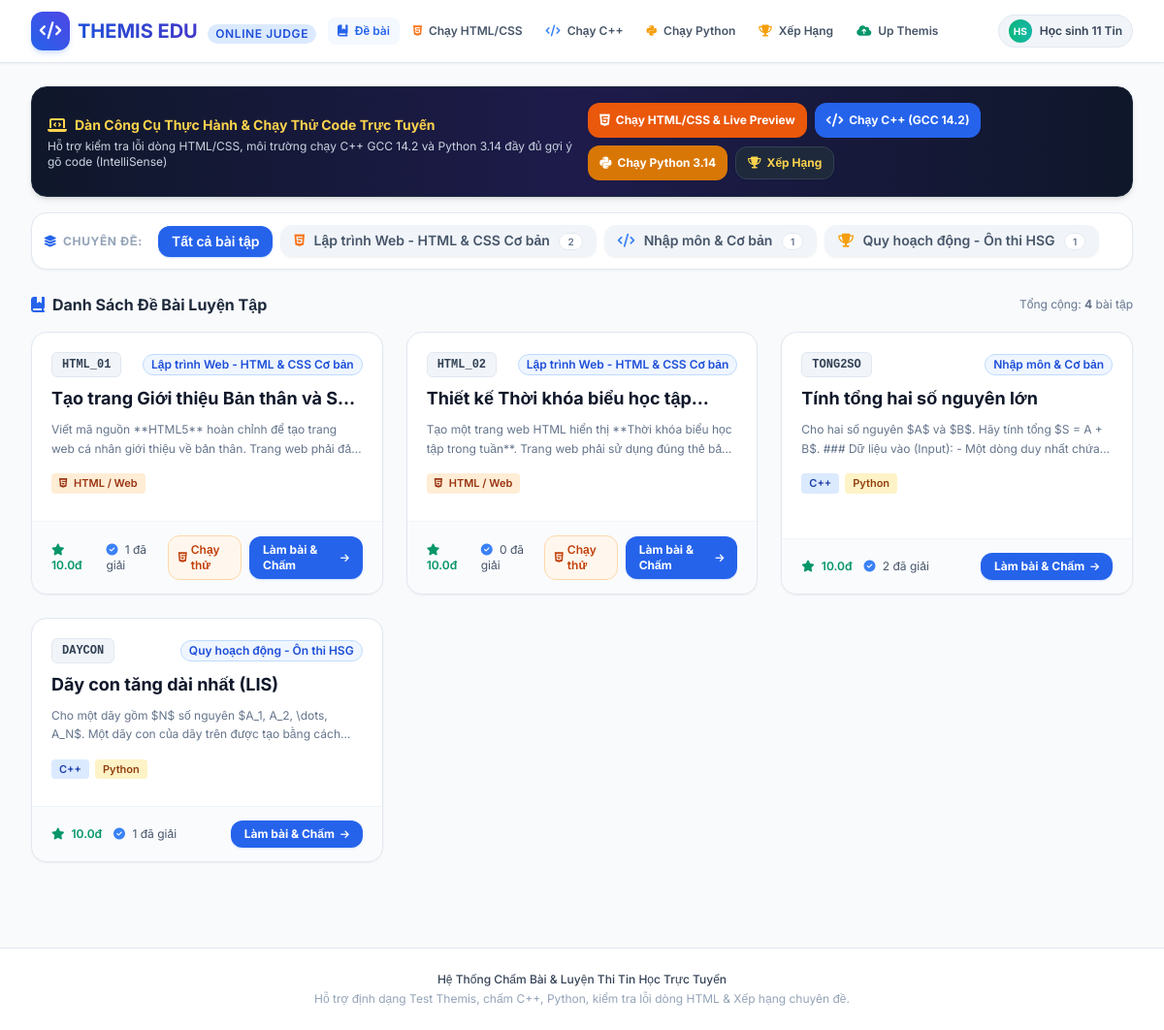
The page / on the database its author committed.
### tables this page shows
CREATE TABLE topics (
        id INTEGER PRIMARY KEY AUTOINCREMENT,
        name TEXT NOT NULL,
        slug TEXT UNIQUE NOT NULL,
        category TEXT NOT NULL, -- 'web_dev', 'basic', 'hsg_dp', 'hsg_graph'
        description TEXT,
        icon TEXT DEFAULT 'code'
    );

CREATE TABLE problems (
        id INTEGER PRIMARY KEY AUTOINCREMENT,
        topic_id INTEGER NOT NULL,
        code TEXT UNIQUE NOT NULL,
        title TEXT NOT NULL,
        statement TEXT NOT NULL,
        input_format TEXT,
        output_format TEXT,
        sample_input TEXT,
        sample_output TEXT,
        allowed_languages TEXT DEFAULT '["cpp", "python", "html"]',
        time_limit_ms INTEGER DEFAULT 1000,
        memory_limit_mb INTEGER DEFAULT 256,
        max_score REAL DEFAULT 10.0,
        FOREIGN KEY (topic_id) REFERENCES topics (id)
    );

### app/main.py (the view)
@app.get("/", response_class=HTMLResponse)
async def index_page(request: Request, topic: Optional[str] = None):
    topics = get_all_topics()
    problems = get_problems(topic_slug=topic)
    return templates.TemplateResponse(request=request, name="index.html", context={
        "topics": topics,
        "problems": problems,
        "current_topic": topic or "all"
    })

### app/templates/index.html (shortened to what this page needs)
{% extends "base.html" %}
{% block content %}
<div class="max-w-7xl mx-auto px-4 sm:px-6 lg:px-8 py-6">
    <div class="mb-4 p-4 rounded-2xl bg-gradient-to-r from-slate-900 via-indigo-950 to-slate-900 text-white shadow-md border border-slate-800">
        <div class="flex flex-col md:flex-row md:items-center justify-between gap-3">
            <div>
                <h3 class="text-sm font-bold flex items-center text-amber-300">
                    <i class="fa-solid fa-laptop-code text-base mr-2"></i> Dàn Công Cụ Thực Hành &amp; Chạy Thử Code Trực Tuyến
                </h3>
                <p class="text-xs text-slate-300 mt-0.5">
                    Hỗ trợ kiểm tra lỗi dòng HTML/CSS, môi trường chạy C++ GCC 14.2 và Python 3.14 đầy đủ gợi ý gõ code (IntelliSense)
                </p>
            </div>
            <div class="flex flex-wrap items-center gap-2">
                <a href="/compile-html" class="inline-flex items-center text-xs font-bold px-3 py-2 rounded-xl bg-orange-600 hover:bg-orange-500 text-white shadow-sm transition-all">
                    <i class="fa-brands fa-html5 mr-1.5 text-sm"></i> Chạy HTML/CSS &amp; Live Preview
                </a>
                <a href="/run-cpp" class="inline-flex items-center text-xs font-bold px-3 py-2 rounded-xl bg-blue-600 hover:bg-blue-500 text-white shadow-sm transition-all">
                    <i class="fa-solid fa-code mr-1.5 text-sm"></i> Chạy C++ (GCC 14.2)
                </a>
                <a href="/run-python" class="inline-flex items-center text-xs font-bold px-3 py-2 rounded-xl bg-amber-600 hover:bg-amber-500 text-white shadow-sm transition-all">
                    <i class="fa-brands fa-python mr-1.5 text-sm"></i> Chạy Python 3.14
                </a>
                <a href="/leaderboard" class="inline-flex items-center text-xs font-bold px-3 py-2 rounded-xl bg-slate-800 hover:bg-slate-700 text-amber-300 border border-slate-700 shadow-sm transition-all">
                    <i class="fa-solid fa-trophy mr-1.5"></i> Xếp Hạng
                </a>
            </div>
        </div>
    </div>
    <div class="mb-6 flex flex-wrap gap-2 items-center bg-white p-3 rounded-2xl border border-slate-200 shadow-sm">
        <span class="text-xs font-bold uppercase tracking-wider text-slate-400 mr-2 flex items-center">
            <i class="fa-solid fa-layer-group mr-1.5 text-blue-600"></i> Chuyên đề:
        </span>
        <a href="/"
           class="px-3.5 py-1.5 rounded-xl text-xs sm:text-sm font-semibold transition-all shadow-sm {% if current_topic == 'all' %}bg-blue-600 text-white shadow-blue-500/25{% else %}bg-slate-100 text-slate-600 hover:bg-slate-200{% endif %}">
            Tất cả bài tập
        </a>
        {% for t in topics %}
        <a href="/?topic={{ t.slug }}"
           class="px-3.5 py-1.5 rounded-xl text-xs sm:text-sm font-semibold transition-all shadow-sm {% if current_topic == t.slug %}bg-blue-600 text-white shadow-blue-500/25{% else %}bg-slate-100 text-slate-600 hover:bg-slate-200{% endif %}">
            {% if t.category == 'web_dev' %}
                <i class="fa-brands fa-html5 text-orange-500 mr-1.5"></i>
            {% elif t.category == 'hsg_dp' %}
                <i class="fa-solid fa-trophy text-amber-500 mr-1.5"></i>
            {% else %}
                <i class="fa-solid fa-code text-blue-500 mr-1.5"></i>
            {% endif %}
            {{ t.name }}
            <span class="ml-1.5 px-2 py-0.5 rounded-full text-[10px] {% if current_topic == t.slug %}bg-blue-800 text-blue-100{% else %}bg-white text-slate-500 border border-slate-200{% endif %}">
                {{ t.problem_count }}
            </span>
        </a>
        {% endfor %}
    </div>
    <div class="flex items-center justify-between mb-4">
        <h2 class="text-base font-bold text-slate-800 flex items-center">
            <i class="fa-solid fa-book-bookmark text-blue-600 mr-2"></i> Danh Sách Đề Bài Luyện Tập
        </h2>
        <span class="text-xs text-slate-500">Tổng cộng: <strong>{{ problems|length }}</strong> bài tập</span>
    </div>
    <div class="grid grid-cols-1 md:grid-cols-2 lg:grid-cols-3 gap-6">
        {% for p in problems %}
        <div class="bg-white rounded-2xl border border-slate-200 hover:border-blue-400 shadow-sm hover:shadow-md transition-all duration-200 flex flex-col overflow-hidden group">
            <div class="p-5 flex-1">
                <div class="flex items-center justify-between gap-2 mb-2">
                    <span class="font-mono text-xs font-bold px-2.5 py-1 rounded-md bg-slate-100 text-slate-700 border border-slate-200">
                        {{ p.code }}
                    </span>
                    <span class="text-xs font-semibold px-2 py-0.5 rounded-full bg-blue-50 text-blue-700 border border-blue-200">
                        {{ p.topic_name }}
                    </span>
                </div>
                <h3 class="text-lg font-bold text-slate-900 group-hover:text-blue-600 transition-colors line-clamp-1 mb-2">
                    {{ p.title }}
                </h3>
                <p class="text-xs text-slate-500 line-clamp-2 leading-relaxed mb-4">
                    {{ p.statement | striptags }}
                </p>
                <div class="flex flex-wrap items-center gap-1.5 mb-2">
                    {% for lang in p.allowed_languages %}
                        {% if lang == 'cpp' %}
                            <span class="text-[11px] font-semibold px-2 py-0.5 rounded bg-blue-100 text-blue-800">
                                C++
                            </span>
                        {% elif lang == 'python' %}
                            <span class="text-[11px] font-semibold px-2 py-0.5 rounded bg-amber-100 text-amber-800">
                                Python
                            </span>
                        {% elif lang == 'html' %}
                            <span class="text-[11px] font-semibold px-2 py-0.5 rounded bg-orange-100 text-orange-800">
                                <i class="fa-brands fa-html5 mr-1"></i> HTML / Web
                            </span>
                        {% endif %}
                    {% endfor %}
                </div>
            </div>
            <div class="bg-slate-50/70 border-t border-slate-100 px-5 py-3.5 flex flex-col sm:flex-row sm:items-center justify-between gap-2 text-xs text-slate-600">
                <div class="flex items-center space-x-3">
                    <span title="Thang điểm tối đa" class="font-semibold text-emerald-600">
                        <i class="fa-solid fa-star mr-1"></i> {{ p.max_score }}đ
                    </span>
                    <span title="Số lượt giải đúng (AC)">
                        <i class="fa-solid fa-circle-check text-blue-500 mr-1"></i> {{ p.ac_count }} đã giải
                    </span>
                </div>
                <div class="flex items-center space-x-2">
                    {% if 'html' in p.allowed_languages %}
                    <a href="/compile-html" title="Mở môi trường chạy thử HTML độc lập"
                       class="inline-flex items-center font-semibold text-orange-700 bg-orange-50 hover:bg-orange-100 border border-orange-200 px-2.5 py-1.5 rounded-xl transition-colors">
                        <i class="fa-brands fa-html5 mr-1"></i> Chạy thử
                    </a>
                    {% endif %}
                    <a href="/problem/{{ p.code }}"
                       class="inline-flex items-center font-bold text-white bg-blue-600 hover:bg-blue-700 px-3.5 py-1.5 rounded-xl transition-colors shadow-sm shadow-blue-500/20">
                        Làm bài &amp; Chấm <i class="fa-solid fa-arrow-right ml-1.5 text-[10px]"></i>
                    </a>
                </div>
            </div>
        </div>
        {% endfor %}
    </div>
</div>
{% endblock %}

### app/templates/base.html (shortened to what this page needs)
<!DOCTYPE html>
<html lang="vi" class="bg-slate-50">
<head>
    <script src="https://cdn.tailwindcss.com"></script>
    <link rel="stylesheet" href="https://cdnjs.cloudflare.com/ajax/libs/font-awesome/6.5.1/css/all.min.css">
</head>
<body class="min-h-screen flex flex-col text-slate-800 bg-slate-50">
    <nav class="bg-white border-b border-slate-200 sticky top-0 z-50 shadow-sm shrink-0">
        <div class="max-w-7xl mx-auto px-4 sm:px-6 lg:px-8">
            <div class="flex justify-between h-16 items-center">
                <div class="flex items-center space-x-3">
                    <a href="/" class="flex items-center space-x-2">
                        <div class="w-10 h-10 rounded-xl bg-gradient-to-tr from-blue-600 to-indigo-600 flex items-center justify-center text-white shadow-md shadow-blue-500/20">
                            <i class="fa-solid fa-code text-lg"></i>
                        </div>
                        <div>
                            <span class="text-xl font-bold bg-gradient-to-r from-blue-700 to-indigo-700 bg-clip-text text-transparent">THEMIS EDU</span>
                            <span class="hidden sm:inline-block text-xs uppercase tracking-wider px-2 py-0.5 ml-1.5 rounded-full bg-blue-100 text-blue-700 font-semibold">Online Judge</span>
                        </div>
                    </a>
                    <div class="hidden lg:flex ml-6 space-x-1 items-center">
                        <a href="/" class="px-2.5 py-1.5 rounded-lg text-xs font-semibold transition-colors hover:bg-slate-100 {% if request.url.path == '/' %}text-blue-600 bg-blue-50/70{% else %}text-slate-600{% endif %}">
                            <i class="fa-solid fa-book-bookmark mr-1"></i> Đề bài
                        </a>
                        <a href="/compile-html" class="px-2.5 py-1.5 rounded-lg text-xs font-semibold transition-colors hover:bg-slate-100 {% if request.url.path == '/compile-html' %}text-orange-600 bg-orange-50{% else %}text-slate-600{% endif %}">
                            <i class="fa-brands fa-html5 text-orange-500 mr-1"></i> Chạy HTML/CSS
                        </a>
                        <a href="/run-cpp" class="px-2.5 py-1.5 rounded-lg text-xs font-semibold transition-colors hover:bg-slate-100 {% if request.url.path == '/run-cpp' %}text-blue-600 bg-blue-50{% else %}text-slate-600{% endif %}">
                            <i class="fa-solid fa-code text-blue-500 mr-1"></i> Chạy C++
                        </a>
                        <a href="/run-python" class="px-2.5 py-1.5 rounded-lg text-xs font-semibold transition-colors hover:bg-slate-100 {% if request.url.path == '/run-python' %}text-amber-600 bg-amber-50{% else %}text-slate-600{% endif %}">
                            <i class="fa-brands fa-python text-amber-500 mr-1"></i> Chạy Python
                        </a>
                        <a href="/leaderboard" class="px-2.5 py-1.5 rounded-lg text-xs font-semibold transition-colors hover:bg-slate-100 {% if request.url.path == '/leaderboard' %}text-blue-600 bg-blue-50/70{% else %}text-slate-600{% endif %}">
                            <i class="fa-solid fa-trophy mr-1 text-amber-500"></i> Xếp Hạng
                        </a>
                        <a href="/teacher" class="px-2.5 py-1.5 rounded-lg text-xs font-semibold transition-colors hover:bg-slate-100 {% if request.url.path == '/teacher' %}text-emerald-600 bg-emerald-50{% else %}text-slate-600{% endif %}">
                            <i class="fa-solid fa-cloud-arrow-up mr-1 text-emerald-600"></i> Up Themis
                        </a>
                    </div>
                </div>
                <div class="flex items-center space-x-2">
                    <div class="hidden sm:flex items-center space-x-2 bg-slate-100 px-2.5 py-1 rounded-full border border-slate-200">
                        <div class="w-6 h-6 rounded-full bg-gradient-to-r from-emerald-500 to-teal-500 flex items-center justify-center text-white font-bold text-[10px] shadow-inner">
                            HS
                        </div>
                        <span class="text-xs font-semibold text-slate-700" id="current-user-display">Học sinh 11 Tin</span>
                    </div>
                </div>
            </div>
        </div>
    </nav>
    <main class="flex-grow w-full flex flex-col min-h-0">
        {% block content %}{% endblock %}
    </main>
    {% if request.url.path in ['/', '/leaderboard', '/teacher'] %}
    <footer class="bg-white border-t border-slate-200 py-6 mt-16 text-center text-xs text-slate-500 w-full shrink-0">
        <div class="max-w-7xl mx-auto px-4">
            <p class="font-medium text-slate-700">Hệ Thống Chấm Bài & Luyện Thi Tin Học Trực Tuyến</p>
            <p class="mt-1 text-slate-400">Hỗ trợ định dạng Test Themis, chấm C++, Python, kiểm tra lỗi dòng HTML & Xếp hạng chuyên đề.</p>
        </div>
    </footer>
    {% endif %}
</body>
</html>

### app/templates/base.html (style rules this page uses)
body { font-family: 'Inter', sans-serif; }
.font-mono { font-family: 'JetBrains Mono', monospace; }

### rows shown on the page
topics: category "web_dev" (drawn), name "Lập trình Web - HTML & CSS Cơ bản", problem_count "2"
topics: category "basic" (drawn), name "Nhập môn & Cơ bản", problem_count "1"
topics: category "hsg_dp" (drawn), name "Quy hoạch động - Ôn thi HSG", problem_count "1"
problems: code "HTML_01", topic_name "Lập trình Web - HTML & CSS Cơ bản", title "Tạo trang Giới thiệu Bản thân và…", statement "Viết mã nguồn **HTML5** hoàn chỉnh để tạo trang web cá nhân giới thiệu về bản thân. Trang web phải…", max_score "10.0", ac_count "1", shows "Chạy thử"
problems: code "HTML_02", topic_name "Lập trình Web - HTML & CSS Cơ bản", title "Thiết kế Thời khóa biểu học…", statement "Tạo một trang web HTML hiển thị **Thời khóa biểu học tập trong tuần**. Trang web phải sử dụng đúng thẻ…", max_score "10.0", ac_count "0", shows "Chạy thử"
problems: code "TONG2SO", topic_name "Nhập môn & Cơ bản", title "Tính tổng hai số nguyên lớn", statement "Cho hai số nguyên $A$ và $B$. Hãy tính tổng $S = A + B$. ### Dữ liệu vào (Input): - Một dòng duy nhất…", max_score "10.0", ac_count "2"
problems: code "DAYCON", topic_name "Quy hoạch động - Ôn thi HSG", title "Dãy con tăng dài nhất (LIS)", statement "Cho một dãy gồm $N$ số nguyên $A_1, A_2, \\dots, A_N$. Một dãy con của dãy trên được tạo bằng…", max_score "10.0", ac_count "1"

### other values the page prints
{{ problems|length }} "4"
